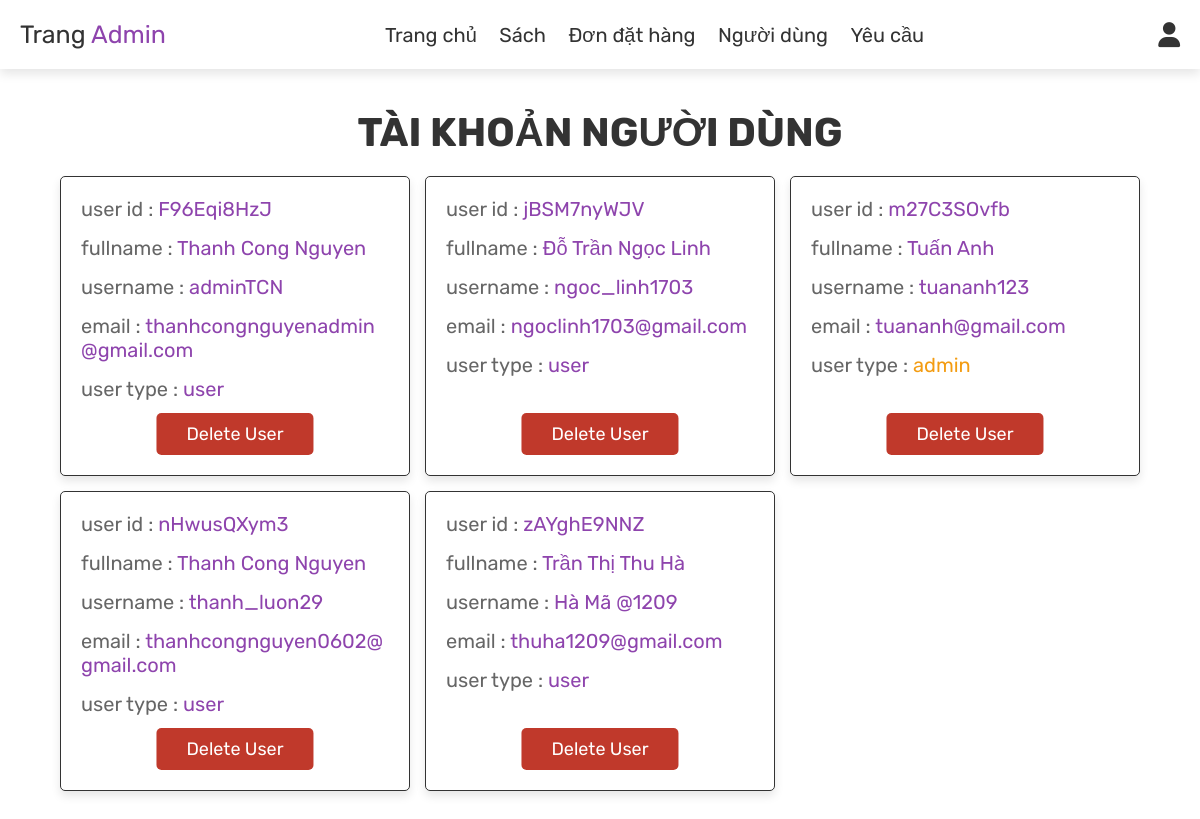
/admin/View/admin_user.php (signed in), run on the app's committed database.
### tables this page shows
CREATE TABLE `users` (
  `user_id` varchar(10) NOT NULL,
  `fullname` varchar(100) NOT NULL,
  `username` varchar(100) DEFAULT NULL,
  `email` varchar(100) NOT NULL,
  `phonenumber` varchar(20) NOT NULL,
  `password` varchar(100) NOT NULL,
  `user_type` varchar(100) NOT NULL DEFAULT 'user',
  `image` varchar(100) NOT NULL
);

### admin/View/admin_user.php (the view, shortened to what this page needs)
<?php
include '../../config/config.php';
?>
<!DOCTYPE html>
<html lang="en">
<head>
    <link rel="stylesheet" href="https://cdnjs.cloudflare.com/ajax/libs/font-awesome/6.0.0/css/all.min.css">
    <link rel="stylesheet" href="../../public/css/admin.css">
</head>
<body>
    <?php include 'admin_header.php'; ?>
    <section class="users">
        <h1 class="title">Tài khoản người dùng </h1>
        <div class="box-container">
            <?php
            $select_users = mysqli_query($conn, "SELECT * FROM `users`") or die('query failed');
            while ($fetch_users = mysqli_fetch_assoc($select_users)) {
            ?>
            <div class="box">
                <p> user id : <span><?php echo $fetch_users['user_id']; ?></span> </p>
                <p> fullname : <span><?php echo $fetch_users['fullname']; ?></span> </p>
                <p> username : <span><?php echo $fetch_users['username']; ?></span> </p>
                <p> email : <span><?php echo $fetch_users['email']; ?></span> </p>
                <p> user type : <span style="color:<?php if ($fetch_users['user_type'] == 'admin') {
                                                            echo 'var(--orange)';
                                                        } ?>"><?php echo $fetch_users['user_type']; ?></span> </p>
                <a href="admin_user.php?delete=<?php echo $fetch_users['user_id']; ?>"
                    onclick="return confirm('delete this user?');" class="delete-btn">delete user</a>
            </div>
            <?php
            };
            ?>
        </div>
    </section>
</body>
</html>

### admin/View/admin_header.php (shortened to what this page needs)
<header class="header">
    <div class="flex">
        <a href="admin_page.php" class="logo">Trang<span> Admin</span></a>
        <nav class="navbar">
            <a href="admin_page.php">Trang chủ</a>
            <a href="admin_product.php">Sách</a>
            <a href="./admin_order.php">Đơn đặt hàng</a>
            <a href="admin_user.php">Người dùng</a>
            <a href="admin_request.php">Yêu cầu</a>
        </nav>
        <div class="icons">
            <div id="user-btn" class="fas fa-user"></div>
        </div>
    </div>
</header>

### public/css/admin.css (style rules this page uses)
:root { --purple: #8e44ad; --red: #c0392b; --orange: #f39c12; --black: #333; --white: #fff; --light-color: #666; --light-white: #ccc; --light-bg: rgba(255, 255, 255, 0.1); --border: 0.1rem solid var(--black); --box-shadow: 0 0.5rem 1rem rgba(0, 0, 0, 0.1); }
* { font-family: "Rubik", sans-serif; margin: 0; padding: 0; box-sizing: border-box; outline: none; border: none; text-decoration: none; transition: all 0.2s linear; }
html { font-size: 62.5%; overflow-x: hidden; }
body { background-color: var(--light-bg); }
section { padding: 4rem 3rem; }
.title { text-align: center; margin-bottom: 2rem; text-transform: uppercase; color: var(--black); font-size: 4rem; }
.btn, .option-btn, .delete-btn, .white-btn { display: inline-block; margin-top: 1rem; padding: 1rem 3rem; cursor: pointer; color: var(--white); font-size: 1.8rem; border-radius: 0.5rem; text-transform: capitalize; }
.delete-btn { background-color: var(--red); }
.header { position: sticky; top: 0; left: 0; right: 0; z-index: 1000; background-color: var(--white); box-shadow: var(--box-shadow); }
.header .flex { display: flex; align-items: center; padding: 2rem; justify-content: space-between; position: relative; max-width: 1200px; margin: 0 auto; }
.header .flex .logo { font-size: 2.5rem; color: var(--black); }
.header .flex .logo span { color: var(--purple); }
.header .flex .navbar a { margin: 0 1rem; font-size: 2rem; color: var(--black); }
.header .flex .icons div { margin-left: 1.5rem; font-size: 2.5rem; cursor: pointer; color: var(--black); }
.users .box-container { display: grid; grid-template-columns: repeat(auto-fit, 35rem); justify-content: center; gap: 1.5rem; max-width: 1200px; margin: 0 auto; align-items: flex-start; }
.users .box-container .box { background-color: var(--white); padding: 2rem; border: var(--border); box-shadow: var(--box-shadow); border-radius: 0.5rem; min-height: 300px; position: relative; word-wrap: break-word; word-break: break-all; }
.users .box-container .box p { padding-bottom: 1.5rem; font-size: 2rem; color: var(--light-color); }
.users .box-container .box p span { color: var(--purple); }
.users .box-container .box .delete-btn { margin-top: 0; position: absolute; left: 50%; transform: translate(-50%, 0); bottom: 20px; }

### data on the page
users: user_id "F96Eqi8HzJ", fullname "Thanh Cong Nguyen", username "adminTCN", email "thanhcongnguyenadmin@gmail.com", user_type "user"
users: user_id "jBSM7nyWJV", fullname "Đỗ Trần Ngọc Linh", username "ngoc_linh1703", email "ngoclinh1703@gmail.com", user_type "user"
users: user_id "m27C3SOvfb", fullname "Tuấn Anh", username "tuananh123", email "tuananh@gmail.com", user_type "admin"
users: user_id "nHwusQXym3", fullname "Thanh Cong Nguyen", username "thanh_luon29", email "thanhcongnguyen0602@gmail.com", user_type "user"
users: user_id "zAYghE9NNZ", fullname "Trần Thị Thu Hà", username "Hà Mã @1209", email "thuha1209@gmail.com", user_type "user"
